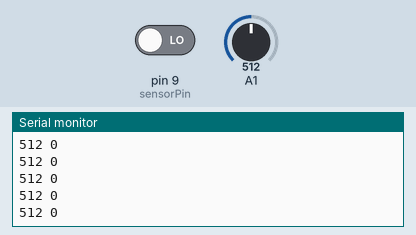
Simulated run of this sketch. Board: Arduino Uno, built with avr-gcc and run on an emulated ATmega328P. On the bench: the last lines printed to the serial monitor. The test bench sets the inputs (shaded band); at power-on: A1 = 512, pin 9 (sensorPin) LOW.

Above: at 1.2 s.
1.3 s: A1 set to 981
At 2.1 s:
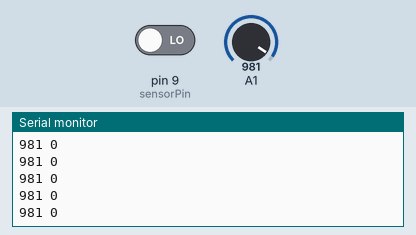
2.8 s: A1 set to 1009
At 3.5 s:
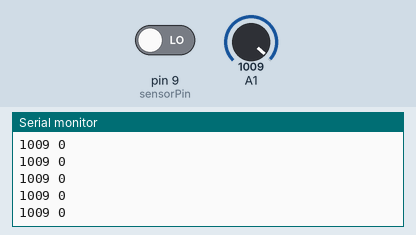
Timing chart, 0 to 5.8 s (numbered marks = the images above; inputs shaded):
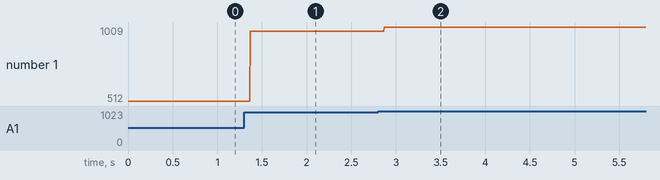

The sketch:

sensor_sonido.ino
```cpp
int sensorPin=9;
int valor;
int valor_analogico;

void setup(){
	pinMode(sensorPin , INPUT);
  	pinMode(A0 , INPUT);
  	Serial.begin(9600);
}

void loop(){
	valor = digitalRead(sensorPin);

  	valor_analogico = analogRead(A1);
  	Serial.print(valor_analogico);
  	Serial.print(" ");
  	Serial.println(valor);
}
```

Measured:
- after the input at 1.3 s, the serial monitor: prints a new line after 0.07 s (image 1)
- after the input at 2.8 s, the serial monitor: prints a new line after 0.07 s (image 2)
- plotted number 1: 512 → 981 after the input at 1.3 s, 981 → 1009 after the input at 2.8 s
